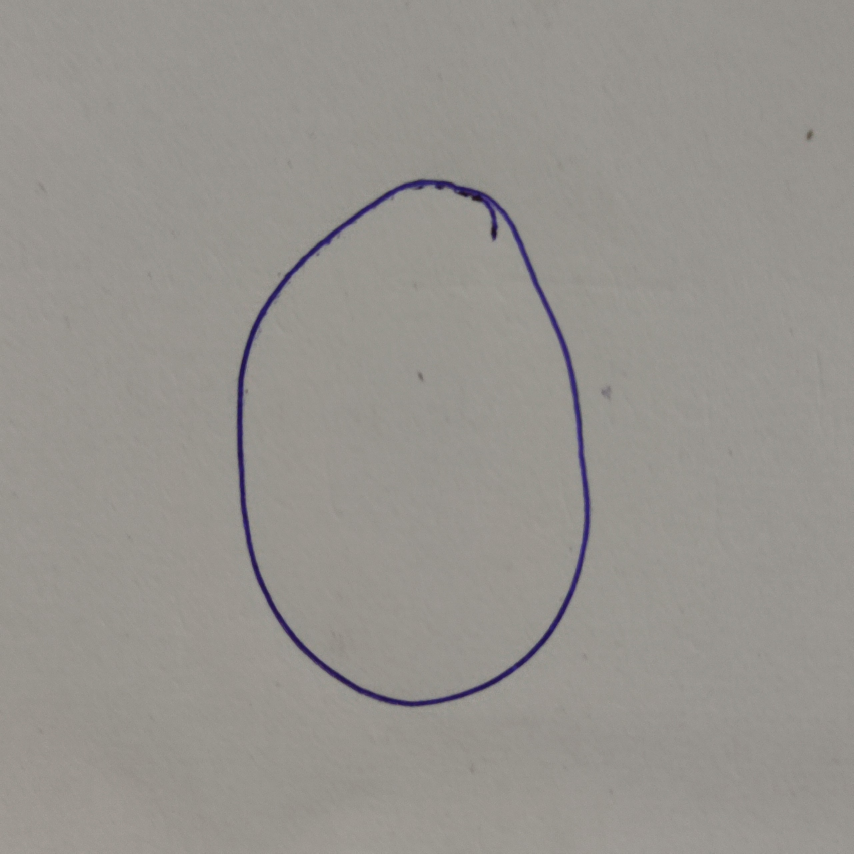
#> input picture handwritten_digits/dataset/0/0_1.jpg, 2560 x 2560 px (shown at 1/3 size); its folder holds 3 pictures in this run
$ jupyter execute --allow-errors ModernMNIST_Classification.ipynb   (shell and % lines are left out)
#> lines starting #> are read from the running program, lines starting #| are printed output that depends on the picture; after the words box and inside, x2 and y2 are one past the last pixel; in counts of white or black regions, pixels touching at a corner belong together
<a href="https://colab.research.google.com/github/uyenbhku/handwritten_digits/blob/main/ModernMNIST_Classification.ipynb" target="_parent"></a>

# Team Information

**Team:** NSFW

**Members:**

|No.|Member|Student ID|
|:-:|:-:|:-:|
|1|[Nguyen Trong An](https://github.com/chongan0224)|21520548|
|2|[Bui Huynh Kim Uyen](https://github.com/uyenbhku)|21521659|
|3|[Nguyen Nguyen Giap](https://github.com/Paignn)|21522025|
|4|[Nguyen Bui Thanh Mai](https://github.com/21522320)|21522320|

**Instructor:** Msc. Pham Nguyen Truong An

## Thông tin notebook:
Notebook gồm các nội dung: các kỹ thuật tiền xử lý ảnh, thí nghiệm chọn model và kết luận.

Các models được thử nghiệm là:

|Statistic-based models|Tree-based models|Distance-based model|
|:-:|:-:|:-:|
|Logistic Regression|Random Forest| SVM |
|Gaussian Naive Bayes|XGBoost| kNN |
|Multinomial Naive Bayes|Gradient Boosting||

Kết quả được tổng hợp dưới phần kết luận ở dưới cùng của notebook [tại đây](https://colab.research.google.com/drive/1F1dlC9XDQH8M5Ud4pFgZMkcDxfKlZvM3#scrollTo=Z02fs-314W3x&line=10&uniqifier=1).

Mục tiêu của bài toán này là để **tạo model có khả năng nhận diện chữ viết tay**.

## Tóm tắt các bước thực hiện:
1. Thu thập data (bước này làm bằng cơm, đánh giá bằng mắt, vui lòng đừng hỏi bằng chứng 😒) \
    1.1. Tải tất cả dataset của các nhóm từ GitHub \
    1.2. Lọc bỏ những ảnh vi phạm:
    + Số phải ở gần giữa ảnh (quá lệch trái/phải/trên/dưới không được tính)
    + Diện tích số trên ảnh khoảng 50% diện tích ảnh, gần sát viền giấy
    + Những ảnh nghi ngờ không phải ảnh nguyên bản, bị crop/resize thủ công \
2. Tiền xử lý ảnh => data \
    2.1. Khử noise (được thêm sau này) \
    2.2. Resize \
    2.3. Flatten ảnh \
    2.4. Chia làm 3 bộ train/dev/test với ratio 66:22:12 với randomly splitting
3. Thí nghiệm chọn model \
    3.1. Sử dụng Grid Search và Cross validation để tìm bộ tham số tốt nhất \
    3.2. Train với tập train và bộ tham số vừa tìm được \
    3.3. Đánh giá model theo accuracy \
3. Kết luận/Nhận xét

# Dataset information

- Dataset được thu thập và lọc ra từ ảnh của tất cả các nhóm đã nộp dataset. Các ảnh bị lọc ra là các ảnh chụp không sát viền (diện tích chiếm tầm 50% ảnh), resize ảnh còn quá bé (vì không phù hợp với các thiết bị ngày nay)
- Số lượng: 821 ảnh

# Create Model

[cell 1]
# import libraries

import os  # read files
import cv2  # image processing
import numpy as np
import matplotlib.pyplot as plt   # visualize image

# Import datasets, classifiers and performance metrics
from sklearn import datasets, svm, metrics
from sklearn.linear_model import LogisticRegression
from sklearn.model_selection import train_test_split

## Load dataset

Link Dataset: https://drive.google.com/drive/folders/1GydgJLiqibxD7LSJCbxSDZpOF8Jf3H5r?usp=drive_link

Các bước thực hiện:
1. Tải
    - Cách 1 (*đã bỏ*): **chỉ hoạt động đối với những người trong team**: tạo shortcut folder CS114 tới My Drive, mount với notebook này.
    - Cách 2: **hoạt động với tất cả mọi người**: tải file nén dataset từ google drive và unzip
2. Chuyển tới folder chứa dataset
3. Đọc dataset

### Download:

Link file zip: https://drive.google.com/file/d/13dm7T96jcj2Ku0-q_JpVT5dg0dc0MrGh/view?usp=drive_link

[cell 2]
%cd dataset/

### Read dataset

Vì mục tiêu bài toán là **nhận diện chữ viết tay**, tức là các thông tin về pattern, structures hơn là màu sắc, do đó thông tin về màu sắc là **không liên quan**. Hơn nữa việc đọc ảnh Grayscale cũng sẽ giảm được số chiều của thông tin.

Do đó, notebook này sẽ chỉ sử dụng ảnh xám.

[cell 3]
# read all directories' name
dir_names = list(np.sort(os.listdir('.')))
dir_names

[cell 4]
images = dict()
labels = dict()

[cell 5]
# read all images in the dataset
for dir_name in dir_names:
    # list all image names in a directory
    filenames = list(np.sort(os.listdir('./' + dir_name)))
    # init array
    images[dir_name] = []
    labels[dir_name] = []
    # add images
    for filename in filenames:
        # read image
        image = cv2.imread('./' + dir_name + '/' + filename, cv2.IMREAD_GRAYSCALE)
#> image: shape (2560, 2560); min 20, max 163, mean 147.9
        images[dir_name].append(image)
        labels[dir_name].append(int(dir_name))

[cell 6]
# check number of samples
for label in labels:
    print(f"{label} len = {(len(labels[label]))}")

[cell 7]
def show_img(img):
    plt.imshow(img, cmap='gray')

## Preprocess

### Resize

Vì mỗi ảnh sẽ có một ratio và size khác nhau, nên chúng ta cần resize về cùng một ratio và size. Ở đây, để đơn giản, nhóm sẽ sử dụng ratio 1:1. Về size, vì khả năng tính toán của nhóm có giới hạn, nên nếu sử dụng size quá lớn thì không đủ khả năng train, do đó nhóm sẽ resize về 12x12, 28x28 và 32x32.

Theo như đã thử cũng như tham khảo ở [đây](https://learnopencv.com/image-resizing-with-opencv/), reduce size theo phương pháp nội suy INTER_AREA giữ được nhiều thông tin hơn so với các phương pháp nội suy khác

#### Thử phương pháp nội suy

#> (a cell that did not finish here is left out)

#> (a cell that did not finish here is left out)

[cell 10]
show_img(image)

[cell 11]
img = cv2.resize(image, (12,12), interpolation= cv2.INTER_AREA)

[cell 12]
show_img(img)
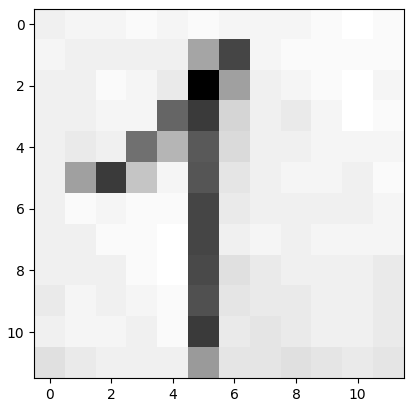
#> figure drawn by matplotlib, 1 panel

[cell 13]
img = cv2.resize(image, (12, 12), interpolation= cv2.INTER_LINEAR)

[cell 14]
show_img(img)
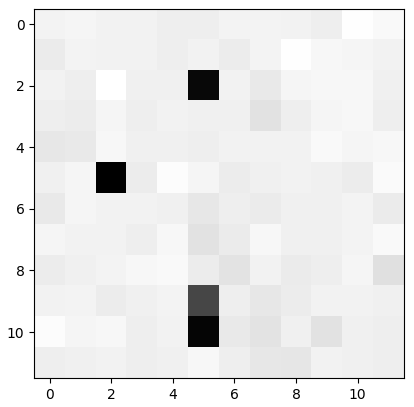
#> figure drawn by matplotlib, 1 panel

[cell 15]
img = cv2.resize(image, (12, 12), interpolation= cv2.INTER_NEAREST)

[cell 16]
show_img(img)
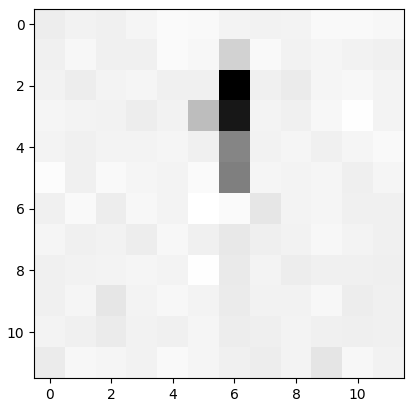
#> figure drawn by matplotlib, 1 panel

[cell 17]
img = cv2.resize(image, (12, 12), interpolation= cv2.INTER_CUBIC)

[cell 18]
show_img(img)

#### Resize function

[cell 19]
def resize(img, size):
    return cv2.resize(image, (size, size), interpolation= cv2.INTER_AREA)

### Reduce Noise by Otsu's method

[cell 20]
_, image_result = cv2.threshold(
    cv2.GaussianBlur(images['0'][0], (5, 5), 0), 0, 255, cv2.THRESH_OTSU,
)
show_img(image_result)
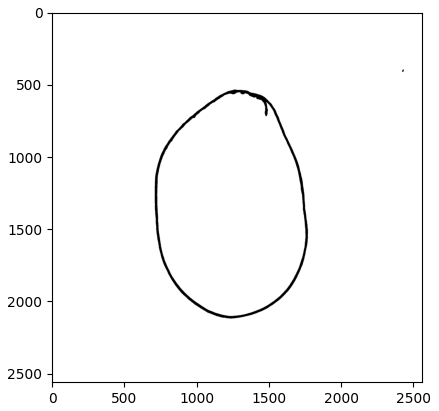
#> figure drawn by matplotlib, 1 panel

[cell 21]
def reduce_noise(img):
    _, image_result = cv2.threshold(
        cv2.GaussianBlur(img, (5, 5), 0), 0, 255, cv2.THRESH_OTSU,
        )
    return image_result

### Preprocess

[cell 22]
processed_images = dict()
for key in images.keys():
    processed_images[key] = []
    for image in images[key]:
        image = reduce_noise(image) # comment this line of code to not turn on reducing noise
        processed_images[key].append(resize(image, 32))
#> this loop made 2 passes
#> pass 1, in reduce_noise, `_, image_result = cv2.threshold( cv2.GaussianBlur(img, (5, 5), 0), 0, ..`:
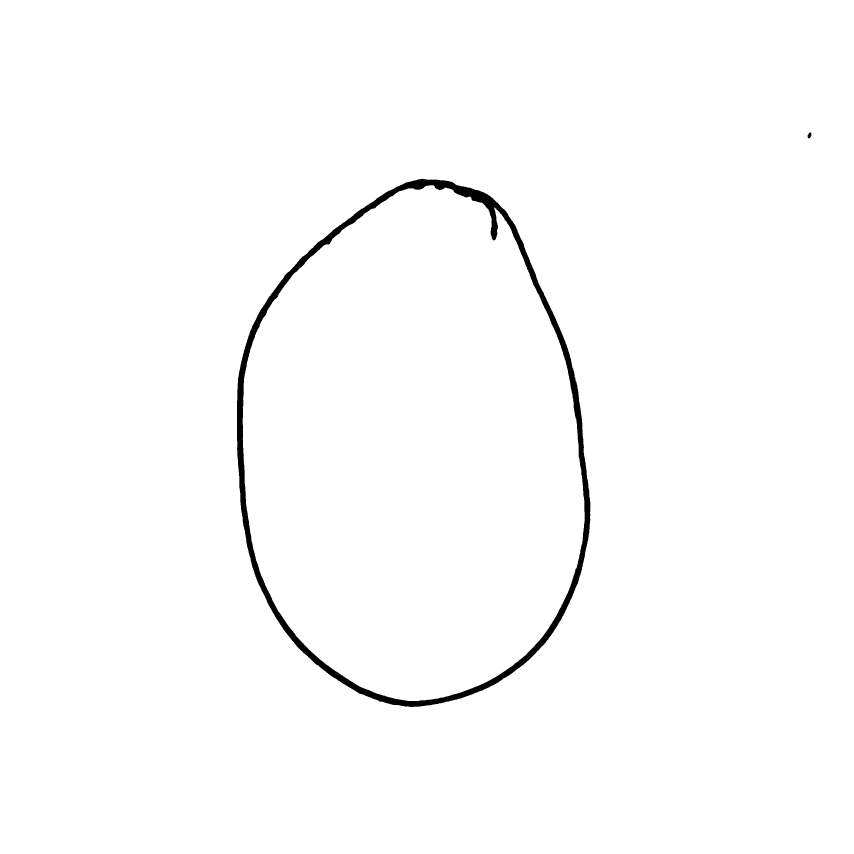
#> image_result: shape (2560, 2560) (shown at 1/3 size); 98.8% white; 2 black regions, box (x1, y1, x2, y2) and area: (710, 536, 1771, 2121) 75768, (2423, 397, 2434, 415) 147
#> pass 1, in reduce_noise (call 2), `_, image_result = cv2.threshold( cv2.GaussianBlur(img, (5, 5), 0), 0, ..`:
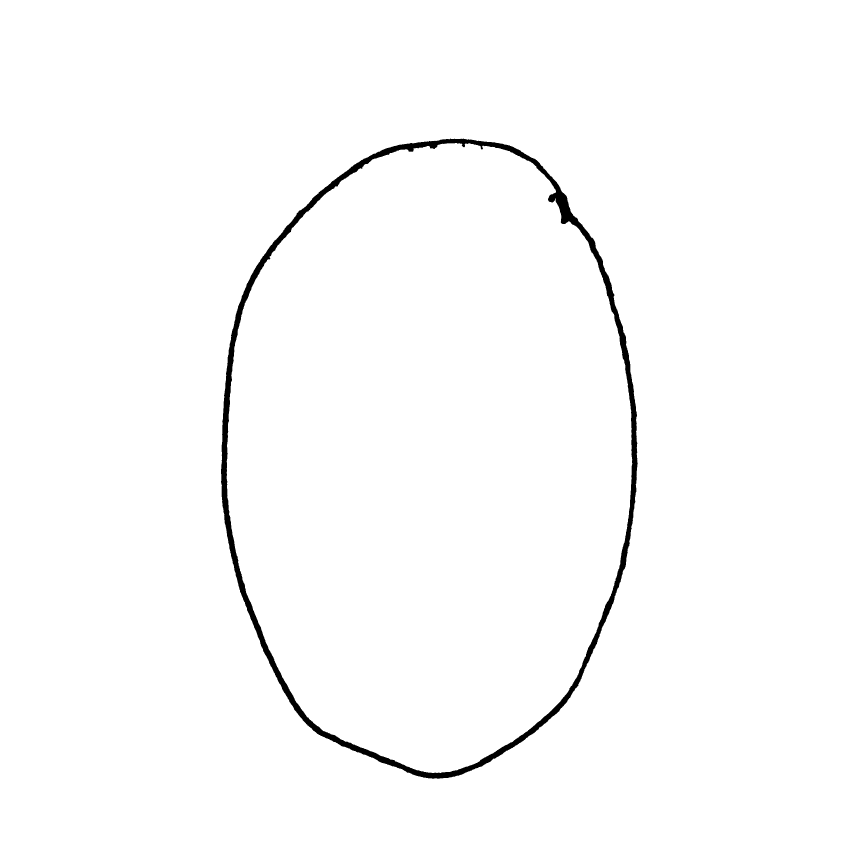
#> image_result: shape (2560, 2560) (shown at 1/3 size); 98.7% white; 1 black region, box (x1, y1, x2, y2) and area: (663, 416, 1913, 2336) 83874
#> pass 1, in reduce_noise (call 3), `_, image_result = cv2.threshold( cv2.GaussianBlur(img, (5, 5), 0), 0, ..`:
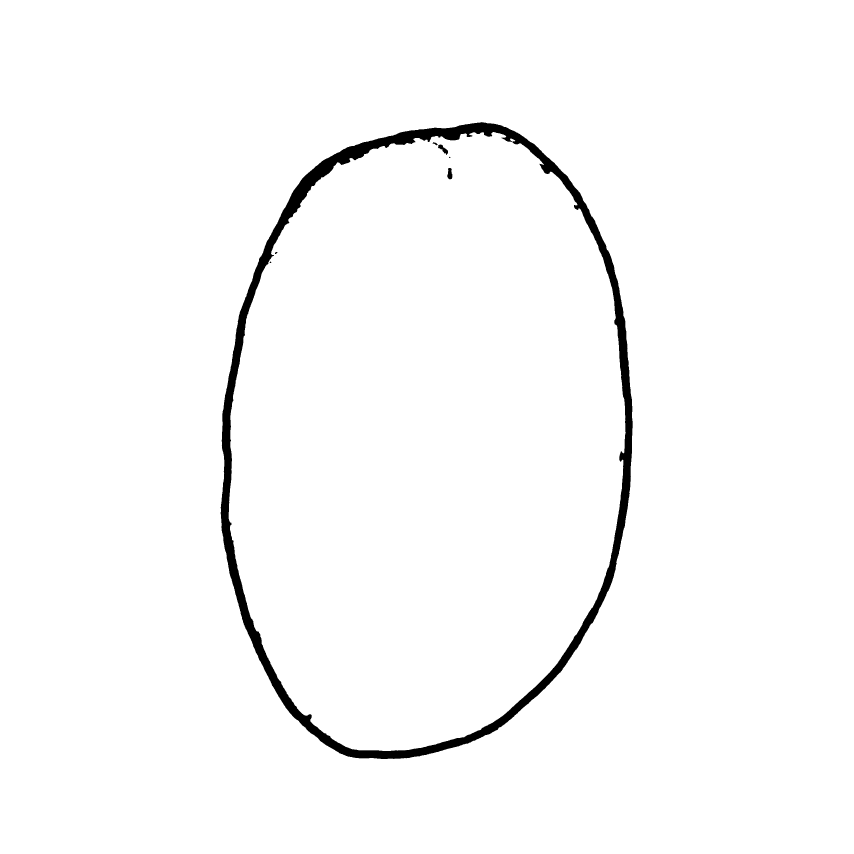
#> image_result: shape (2560, 2560) (shown at 1/3 size); 98% white; 7 black regions (2 under 20 px), largest, box (x1, y1, x2, y2) and area: (662, 366, 1898, 2277) 128846, (1342, 504, 1357, 538) 389, (1314, 433, 1344, 465) 388, (1298, 427, 1313, 436) 65, (825, 756, 832, 762) 30
#> pass 2, in reduce_noise (call 4), `_, image_result = cv2.threshold( cv2.GaussianBlur(img, (5, 5), 0), 0, ..`:
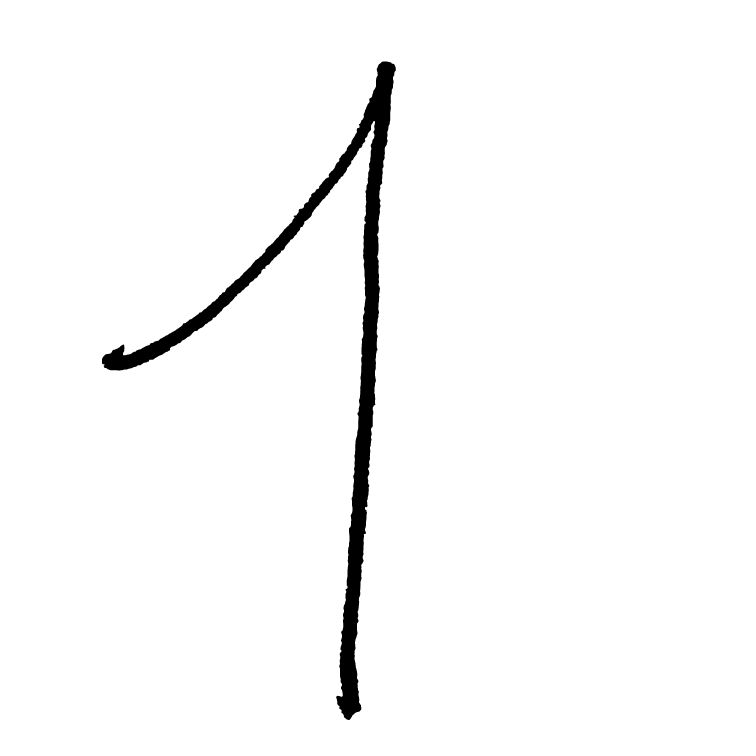
#> image_result: shape (3024, 3024) (shown at 1/4 size); 97.4% white; 1 black region, box (x1, y1, x2, y2) and area: (408, 246, 1583, 2880) 233991
#> after the loop, processed_images = 2 items

### Convert to numpy

Để tính toán cho nhanh

[cell 23]
X = np.concatenate([processed_images[x] for x in processed_images])

[cell 24]
X.shape
#> Out = (4, 32, 32)

[cell 25]
y = np.concatenate([labels[x] for x in labels])

[cell 26]
y.shape

[cell 27]
# [10 lines of commented-out code are left out]

### Flatten

Không thể đem dữ liệu 2D vào model train liền được vì các model máy học truyền thống không train được dữ liệu 2D. Do đó, cần phải duỗi ảnh `nxn` sang một vector có độ dài `n^2`, với một điểm trong vector tương ứng 1 pixel.

[cell 28]
def flatten(dataset):
    return dataset.reshape((dataset.shape[0], -1))

[cell 29]
flattened_X = flatten(X)

[cell 30]
flattened_X.shape
#> Out = (4, 1024)

### Shuffle

[cell 31]
from sklearn.utils import shuffle
flattened_X, y = shuffle(flattened_X, y, random_state=7)
#> y = [0, 0, 0, 1]

### Split

Sử dụng randomly splitting, split thành 3 subsets với tỉ lệ train/dev/test: 66:22:12

[cell 32]
# Split data into 66% train and 34% dev/test subsets
X_traindev, X_test, y_traindev, y_test = train_test_split(
    flattened_X, y, test_size=0.12, shuffle=False
)
#> y_traindev = [0, 0, 0]; y_test = [1]

[cell 33]
X_train, X_dev, y_train, y_dev = train_test_split(
    X_traindev, y_traindev, test_size=0.25, shuffle=False
)
#> y_train = [0, 0]; y_dev = [0]
